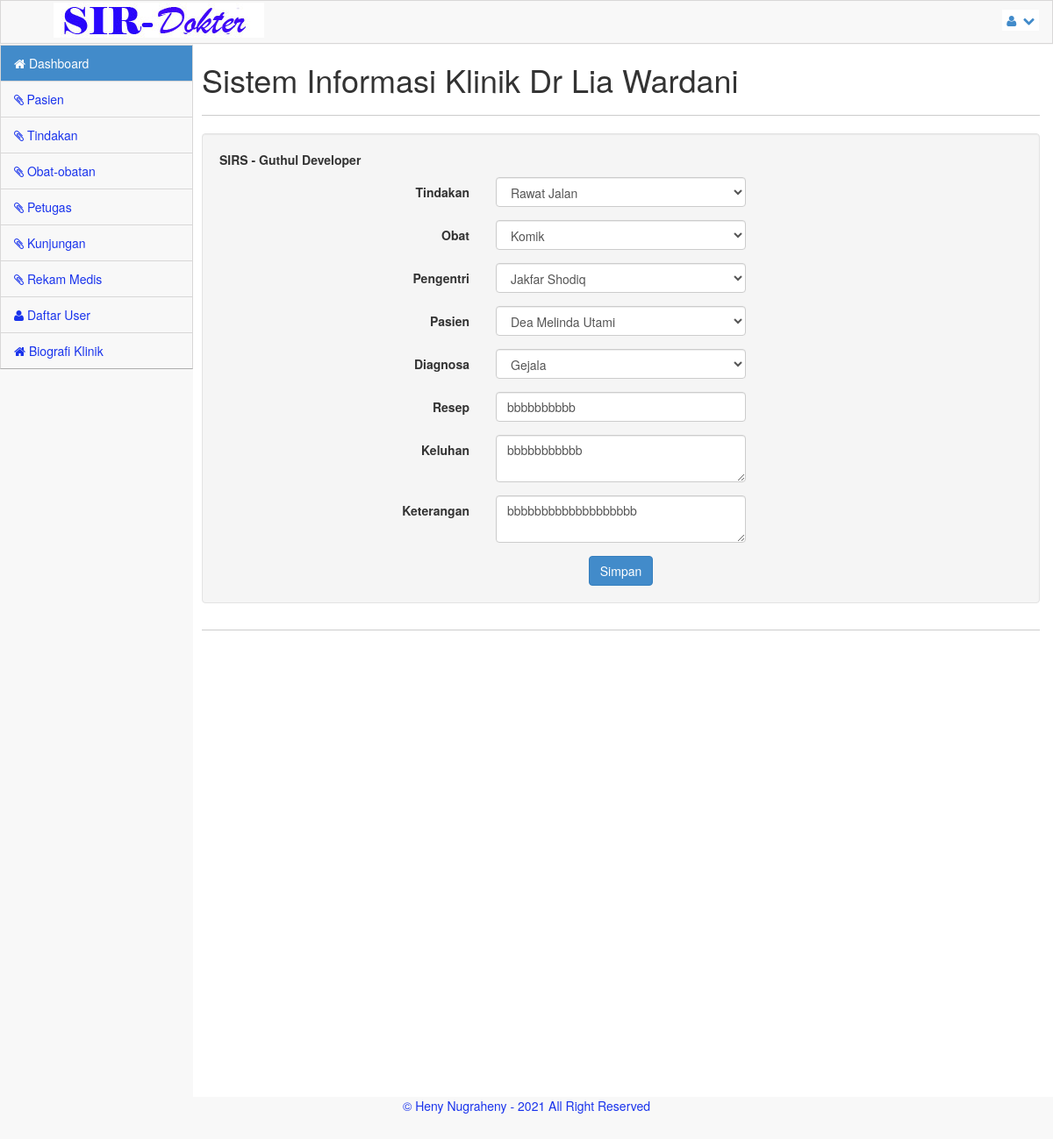
The app's page /admin?menu=rekam_edit&aksi=edit&nmr=23 (signed in) with its own data.
### tables this page shows
CREATE TABLE `rekam_medis` (
  `no_rm` int(11) NOT NULL,
  `kd_tindakan` int(11) NOT NULL,
  `kd_obat` int(11) NOT NULL,
  `kd_user` int(11) NOT NULL,
  `no_pasien` int(11) NOT NULL,
  `diagnosa` varchar(300) NOT NULL,
  `resep` varchar(300) NOT NULL,
  `keluhan` varchar(300) NOT NULL,
  `tgl_pemeriksaan` date NOT NULL,
  `ket` text NOT NULL
);

### admin/rekam_edit.php (the view, shortened to what this page needs)
<?php
if($_GET["aksi"] && $_GET["nmr"]){
include_once("../library/koneksi.php");
$edit = mysqli_query($koneksi,"select * from rekam_medis, pasien where rekam_medis.no_pasien=pasien.no_pasien and no_rm='".$_GET["nmr"]."'");
$editDb = mysqli_fetch_assoc($edit);
?>
<div class="span9">
	<div class="well" style="fixed:center;">
		<b>SIRS - Guthul Developer</b>
		<p style="margin-top:10px;">
			<form action="" method="post" class="form-horizontal">
						<div class="form-group">
							<label class="control-label col-lg-4">Tindakan</label>
							<?php
								include_once("../library/koneksi.php");
								$tdk = "SELECT * FROM tindakan";
								$tdkDb = mysqli_query($koneksi,$tdk) or die(mysql_error());
								$tdkR = mysqli_fetch_assoc($tdkDb);
							?>
							<div class="col-lg-4">
								<select name="tdk" class="form-control">
							<?php
							do {
								if($tdkR['kd_tindakan']== $editDb['kd_tindakan']){
							?>
									<option value="<?php echo $tdkR['kd_tindakan'];?>" selected><?php echo $tdkR['nm_tindakan'];?></option>
							<?php
								}else{
							?>
									<option value="<?php echo $tdkR['kd_tindakan'];?>"><?php echo $tdkR['nm_tindakan'];?></option>
							<?php
								}
							} while($tdkR=mysqli_fetch_assoc($tdkDb));
							?>
								</select>
							</div>
						</div>
						<div class="form-group">
							<label class="control-label col-lg-4">Obat</label>
							<?php
								include_once("../library/koneksi.php");
								$obt = "SELECT * FROM obat";
								$obtDb = mysqli_query($koneksi,$obt) or die(mysql_error());
								$obtR = mysqli_fetch_assoc($obtDb);
							?>
							<div class="col-lg-4">
								<select name="obt" class="form-control">
							<?php
							do {
								if($obtR['kd_obat']== $editDb['kd_obat']){
							?>
									<option value="<?php echo $obtR['kd_obat'];?>" selected><?php echo $obtR['nm_obat'];?></option>
							<?php
								}else{
							?>
									<option value="<?php echo $obtR['kd_obat'];?>"><?php echo $obtR['nm_obat'];?></option>
							<?php
								}
							} while($obtR=mysqli_fetch_assoc($obtDb));
							?>
								</select>
							</div>
						</div>
						<div class="form-group">
							<label class="control-label col-lg-4">Pengentri</label>
							<?php
								include_once("../library/koneksi.php");
								$pn = "SELECT * FROM login";
								$pnDb = mysqli_query($koneksi, $pn) or die(mysql_error());
								$pnR = mysqli_fetch_assoc($pnDb);
							?>
							<div class="col-lg-4">
								<select name="pn" class="form-control">
							<?php
							do {
								if($pnR['kd_user']== $editDb['kd_user']){
							?>
									<option value="<?php echo $pnR['kd_user'];?>" selected><?php echo $pnR['nama'];?></option>
							<?php
								}else{
							?>
									<option value="<?php echo $pnR['kd_user'];?>" ><?php echo $pnR['nama'];?></option>
							<?php
								}
							} while($pnR=mysqli_fetch_assoc($pnDb));
							?>
								</select>
							</div>
						</div>
						<div class="form-group">
							<label class="control-label col-lg-4">Pasien</label>
							<?php
								include_once("../library/koneksi.php");
								$pas = "SELECT * FROM pasien";
								$pasDb = mysqli_query($koneksi,$pas) or die(mysql_error());
								$pasR = mysqli_fetch_assoc($pasDb);
							?>
							<div class="col-lg-4">
								<select name="nama" class="form-control">
							<?php
							do {
								if($pasR['no_pasien']== $editDb['no_pasien']){
							?>
									<option value="<?php echo $pasR['no_pasien'];?>" selected><?php echo $pasR['nm_pasien'];?></option>
							<?php
								}else{
							?>
									<option value="<?php echo $pasR['no_pasien'];?>" ><?php echo $pasR['nm_pasien'];?></option>
							<?php
								}
							} while($pasR=mysqli_fetch_assoc($pasDb));
							?>
								</select>
							</div>
						</div>
						<div class="form-group">
							<label class="control-label col-lg-4">Diagnosa</label>
							<div class="col-lg-4">
								<select name="diag" class="form-control">
									<option value="gejala">Gejala</option>
								</select>
							</div>
						</div>
						<div class="form-group">
							<label class="control-label col-lg-4">Resep</label>
							<div class="col-lg-4">
								<input type="text" value="<?php echo $editDb["resep"];?>" required name="res" class="form-control" />
							</div>
						</div>
						<div class="form-group">
							<label class="control-label col-lg-4">Keluhan</label>
							<div class="col-lg-4">
								<textarea type="text" required  name="kel" class="form-control"><?php echo $editDb["keluhan"];?></textarea>
							</div>
						</div>
						<div class="form-group">
							<label class="control-label col-lg-4">Keterangan</label>
							<div class="col-lg-4">
								<textarea type="text" required name="ket" class="form-control"><?php echo $editDb["ket"];?></textarea>
							</div>
						</div>
						<div class="form-actions no-margin-bottom" style="text-align:center;">
							<input type="submit" name="rm" value="Simpan" class="btn btn-primary" />
						</div>
					</form>
	</div>
</div>
<?php } ?>

### css/main.css (style rules this page uses)
@media (min-width: 768px) { html, body { height: 100%; } }
body.padTop53 { padding-top: 75px; overflow: visible; }
@media (min-width: 802px) { body.padTop53 { padding-top: 51px; } }

### css/MoneAdmin.css (style rules this page uses)
body { background-color: #f8f8f8; }

### records on screen
rekam_medis: res "bbbbbbbbbb", kel "bbbbbbbbbbb", ket "bbbbbbbbbbbbbbbbbbb"

### other values on screen
form field tdk "Rawat Jalan"
form field obt "Komik"
form field pn "Jakfar Shodiq"
form field nama "Dea Melinda Utami"
